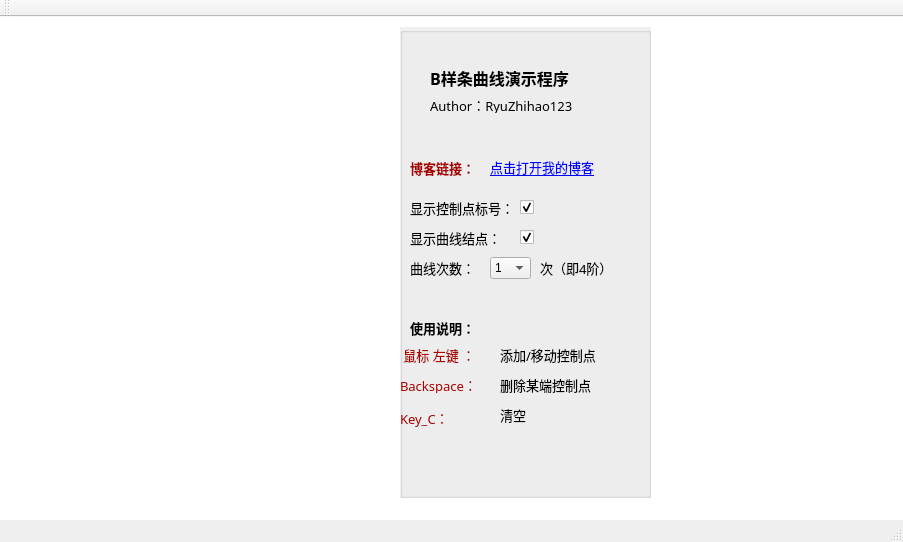
<?xml version="1.0" encoding="UTF-8"?>
<ui version="4.0">
 <class>MainWindow</class>
 <widget class="QMainWindow" name="MainWindow">
  <property name="geometry">
   <rect>
    <x>0</x>
    <y>0</y>
    <width>903</width>
    <height>542</height>
   </rect>
  </property>
  <property name="windowTitle">
   <string>MainWindow</string>
  </property>
  <property name="styleSheet">
   <string notr="true"/>
  </property>
  <widget class="QWidget" name="centralWidget">
   <property name="styleSheet">
    <string notr="true">QWidget#centralWidget{
background-color: rgb(255, 255, 255);}

QGroupBox{
background-color: rgb(240,240,240);
}</string>
   </property>
   <widget class="QGroupBox" name="groupBox">
    <property name="geometry">
     <rect>
      <x>400</x>
      <y>10</y>
      <width>251</width>
      <height>471</height>
     </rect>
    </property>
    <property name="title">
     <string/>
    </property>
    <widget class="QLabel" name="label_6">
     <property name="geometry">
      <rect>
       <x>30</x>
       <y>40</y>
       <width>181</width>
       <height>21</height>
      </rect>
     </property>
     <property name="font">
      <font>
       <family>微软雅黑</family>
       <pointsize>12</pointsize>
       <weight>75</weight>
       <bold>true</bold>
      </font>
     </property>
     <property name="text">
      <string>B样条曲线演示程序</string>
     </property>
    </widget>
    <widget class="QLabel" name="label_7">
     <property name="geometry">
      <rect>
       <x>30</x>
       <y>70</y>
       <width>151</width>
       <height>16</height>
      </rect>
     </property>
     <property name="font">
      <font>
       <family>微软雅黑</family>
       <pointsize>10</pointsize>
      </font>
     </property>
     <property name="text">
      <string>Author：RyuZhihao123</string>
     </property>
    </widget>
    <widget class="QLabel" name="label_9">
     <property name="geometry">
      <rect>
       <x>10</x>
       <y>130</y>
       <width>61</width>
       <height>21</height>
      </rect>
     </property>
     <property name="palette">
      <palette>
       <active>
        <colorrole role="WindowText">
         <brush brushstyle="SolidPattern">
          <color alpha="255">
           <red>170</red>
           <green>0</green>
           <blue>0</blue>
          </color>
         </brush>
        </colorrole>
       </active>
       <inactive>
        <colorrole role="WindowText">
         <brush brushstyle="SolidPattern">
          <color alpha="255">
           <red>170</red>
           <green>0</green>
           <blue>0</blue>
          </color>
         </brush>
        </colorrole>
       </inactive>
       <disabled>
        <colorrole role="WindowText">
         <brush brushstyle="SolidPattern">
          <color alpha="255">
           <red>120</red>
           <green>120</green>
           <blue>120</blue>
          </color>
         </brush>
        </colorrole>
       </disabled>
      </palette>
     </property>
     <property name="font">
      <font>
       <family>微软雅黑</family>
       <pointsize>10</pointsize>
       <weight>75</weight>
       <bold>true</bold>
      </font>
     </property>
     <property name="text">
      <string>博客链接：</string>
     </property>
    </widget>
    <widget class="QLabel" name="lblLink">
     <property name="geometry">
      <rect>
       <x>90</x>
       <y>130</y>
       <width>141</width>
       <height>21</height>
      </rect>
     </property>
     <property name="font">
      <font>
       <family>微软雅黑</family>
       <pointsize>10</pointsize>
      </font>
     </property>
     <property name="text">
      <string>&lt;html&gt;&lt;head/&gt;&lt;body&gt;&lt;p&gt;&lt;a href=&quot;http://blog.csdn.net/mahabharata_&quot;&gt;&lt;span style=&quot; text-decoration: underline; color:#0000ff;&quot;&gt;点击打开我的博客&lt;/span&gt;&lt;/a&gt;&lt;/p&gt;&lt;/body&gt;&lt;/html&gt;</string>
     </property>
    </widget>
    <widget class="QLabel" name="label_11">
     <property name="geometry">
      <rect>
       <x>10</x>
       <y>170</y>
       <width>101</width>
       <height>21</height>
      </rect>
     </property>
     <property name="font">
      <font>
       <family>微软雅黑</family>
       <pointsize>10</pointsize>
      </font>
     </property>
     <property name="text">
      <string>显示控制点标号：</string>
     </property>
    </widget>
    <widget class="QLabel" name="label_12">
     <property name="geometry">
      <rect>
       <x>10</x>
       <y>200</y>
       <width>101</width>
       <height>21</height>
      </rect>
     </property>
     <property name="font">
      <font>
       <family>微软雅黑</family>
       <pointsize>10</pointsize>
      </font>
     </property>
     <property name="text">
      <string>显示曲线结点：</string>
     </property>
    </widget>
    <widget class="QCheckBox" name="checkBox">
     <property name="geometry">
      <rect>
       <x>120</x>
       <y>170</y>
       <width>16</width>
       <height>21</height>
      </rect>
     </property>
     <property name="text">
      <string/>
     </property>
     <property name="checked">
      <bool>true</bool>
     </property>
    </widget>
    <widget class="QCheckBox" name="checkBox_2">
     <property name="geometry">
      <rect>
       <x>120</x>
       <y>200</y>
       <width>16</width>
       <height>21</height>
      </rect>
     </property>
     <property name="text">
      <string/>
     </property>
     <property name="checked">
      <bool>true</bool>
     </property>
    </widget>
    <widget class="QLabel" name="label_5">
     <property name="geometry">
      <rect>
       <x>100</x>
       <y>350</y>
       <width>131</width>
       <height>16</height>
      </rect>
     </property>
     <property name="font">
      <font>
       <family>微软雅黑</family>
       <pointsize>10</pointsize>
       <weight>50</weight>
       <bold>false</bold>
      </font>
     </property>
     <property name="text">
      <string>删除某端控制点</string>
     </property>
    </widget>
    <widget class="QLabel" name="label_2">
     <property name="geometry">
      <rect>
       <x>0</x>
       <y>320</y>
       <width>81</width>
       <height>16</height>
      </rect>
     </property>
     <property name="palette">
      <palette>
       <active>
        <colorrole role="WindowText">
         <brush brushstyle="SolidPattern">
          <color alpha="255">
           <red>170</red>
           <green>0</green>
           <blue>0</blue>
          </color>
         </brush>
        </colorrole>
       </active>
       <inactive>
        <colorrole role="WindowText">
         <brush brushstyle="SolidPattern">
          <color alpha="255">
           <red>170</red>
           <green>0</green>
           <blue>0</blue>
          </color>
         </brush>
        </colorrole>
       </inactive>
       <disabled>
        <colorrole role="WindowText">
         <brush brushstyle="SolidPattern">
          <color alpha="255">
           <red>120</red>
           <green>120</green>
           <blue>120</blue>
          </color>
         </brush>
        </colorrole>
       </disabled>
      </palette>
     </property>
     <property name="font">
      <font>
       <family>微软雅黑</family>
       <pointsize>10</pointsize>
       <weight>50</weight>
       <bold>false</bold>
      </font>
     </property>
     <property name="text">
      <string> 鼠标 左键 ：</string>
     </property>
    </widget>
    <widget class="QLabel" name="label_3">
     <property name="geometry">
      <rect>
       <x>100</x>
       <y>320</y>
       <width>131</width>
       <height>16</height>
      </rect>
     </property>
     <property name="font">
      <font>
       <family>微软雅黑</family>
       <pointsize>10</pointsize>
       <weight>50</weight>
       <bold>false</bold>
      </font>
     </property>
     <property name="text">
      <string>添加/移动控制点</string>
     </property>
    </widget>
    <widget class="QLabel" name="label">
     <property name="geometry">
      <rect>
       <x>10</x>
       <y>290</y>
       <width>71</width>
       <height>21</height>
      </rect>
     </property>
     <property name="font">
      <font>
       <family>微软雅黑</family>
       <pointsize>10</pointsize>
       <weight>75</weight>
       <bold>true</bold>
      </font>
     </property>
     <property name="text">
      <string>使用说明：</string>
     </property>
    </widget>
    <widget class="QLabel" name="label_4">
     <property name="geometry">
      <rect>
       <x>0</x>
       <y>350</y>
       <width>91</width>
       <height>16</height>
      </rect>
     </property>
     <property name="palette">
      <palette>
       <active>
        <colorrole role="WindowText">
         <brush brushstyle="SolidPattern">
          <color alpha="255">
           <red>170</red>
           <green>0</green>
           <blue>0</blue>
          </color>
         </brush>
        </colorrole>
       </active>
       <inactive>
        <colorrole role="WindowText">
         <brush brushstyle="SolidPattern">
          <color alpha="255">
           <red>170</red>
           <green>0</green>
           <blue>0</blue>
          </color>
         </brush>
        </colorrole>
       </inactive>
       <disabled>
        <colorrole role="WindowText">
         <brush brushstyle="SolidPattern">
          <color alpha="255">
           <red>120</red>
           <green>120</green>
           <blue>120</blue>
          </color>
         </brush>
        </colorrole>
       </disabled>
      </palette>
     </property>
     <property name="font">
      <font>
       <family>微软雅黑</family>
       <pointsize>10</pointsize>
       <weight>50</weight>
       <bold>false</bold>
      </font>
     </property>
     <property name="text">
      <string>Backspace：</string>
     </property>
    </widget>
    <widget class="QLabel" name="label_13">
     <property name="geometry">
      <rect>
       <x>10</x>
       <y>230</y>
       <width>71</width>
       <height>21</height>
      </rect>
     </property>
     <property name="font">
      <font>
       <family>微软雅黑</family>
       <pointsize>10</pointsize>
      </font>
     </property>
     <property name="text">
      <string>曲线次数：</string>
     </property>
    </widget>
    <widget class="QComboBox" name="comboBox">
     <property name="geometry">
      <rect>
       <x>90</x>
       <y>230</y>
       <width>41</width>
       <height>22</height>
      </rect>
     </property>
     <property name="styleSheet">
      <string notr="true"/>
     </property>
     <property name="currentText">
      <string>1</string>
     </property>
     <item>
      <property name="text">
       <string>1</string>
      </property>
     </item>
     <item>
      <property name="text">
       <string>2</string>
      </property>
     </item>
     <item>
      <property name="text">
       <string>3</string>
      </property>
     </item>
    </widget>
    <widget class="QLabel" name="lblInfo">
     <property name="geometry">
      <rect>
       <x>140</x>
       <y>230</y>
       <width>91</width>
       <height>21</height>
      </rect>
     </property>
     <property name="font">
      <font>
       <family>微软雅黑</family>
       <pointsize>10</pointsize>
      </font>
     </property>
     <property name="text">
      <string>次（即4阶）</string>
     </property>
    </widget>
    <widget class="QLabel" name="label_8">
     <property name="geometry">
      <rect>
       <x>0</x>
       <y>380</y>
       <width>91</width>
       <height>21</height>
      </rect>
     </property>
     <property name="palette">
      <palette>
       <active>
        <colorrole role="WindowText">
         <brush brushstyle="SolidPattern">
          <color alpha="255">
           <red>170</red>
           <green>0</green>
           <blue>0</blue>
          </color>
         </brush>
        </colorrole>
       </active>
       <inactive>
        <colorrole role="WindowText">
         <brush brushstyle="SolidPattern">
          <color alpha="255">
           <red>170</red>
           <green>0</green>
           <blue>0</blue>
          </color>
         </brush>
        </colorrole>
       </inactive>
       <disabled>
        <colorrole role="WindowText">
         <brush brushstyle="SolidPattern">
          <color alpha="255">
           <red>120</red>
           <green>120</green>
           <blue>120</blue>
          </color>
         </brush>
        </colorrole>
       </disabled>
      </palette>
     </property>
     <property name="font">
      <font>
       <family>微软雅黑</family>
       <pointsize>10</pointsize>
       <weight>50</weight>
       <bold>false</bold>
      </font>
     </property>
     <property name="text">
      <string>Key_C：</string>
     </property>
    </widget>
    <widget class="QLabel" name="label_10">
     <property name="geometry">
      <rect>
       <x>100</x>
       <y>380</y>
       <width>101</width>
       <height>16</height>
      </rect>
     </property>
     <property name="font">
      <font>
       <family>微软雅黑</family>
       <pointsize>10</pointsize>
       <weight>50</weight>
       <bold>false</bold>
      </font>
     </property>
     <property name="text">
      <string>清空</string>
     </property>
    </widget>
   </widget>
  </widget>
  <widget class="QMenuBar" name="menuBar">
   <property name="geometry">
    <rect>
     <x>0</x>
     <y>0</y>
     <width>903</width>
     <height>26</height>
    </rect>
   </property>
  </widget>
  <widget class="QToolBar" name="mainToolBar">
   <attribute name="toolBarArea">
    <enum>TopToolBarArea</enum>
   </attribute>
   <attribute name="toolBarBreak">
    <bool>false</bool>
   </attribute>
  </widget>
  <widget class="QStatusBar" name="statusBar"/>
 </widget>
 <layoutdefault spacing="6" margin="11"/>
 <resources/>
 <connections/>
</ui>
